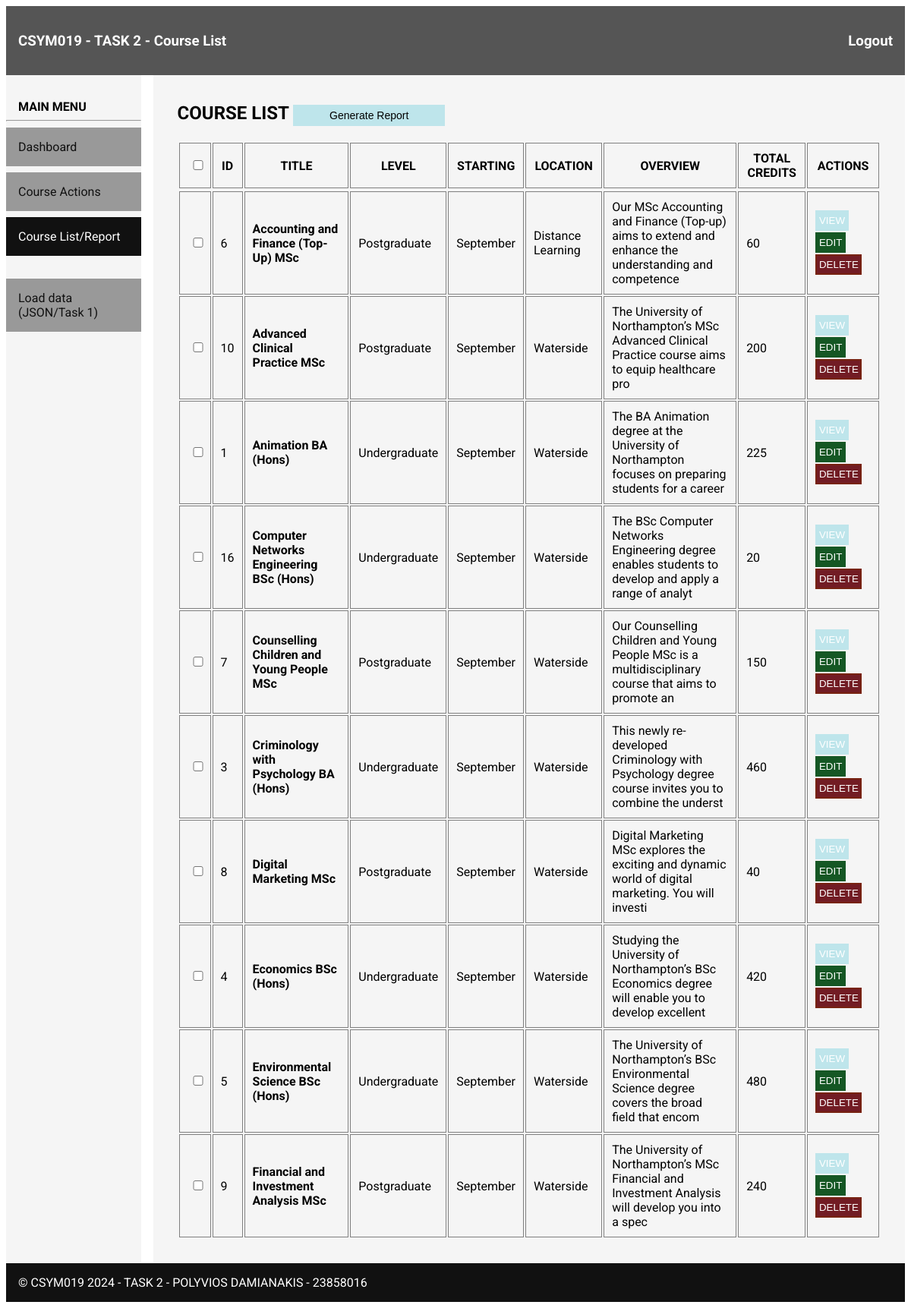
/list/index.php (signed in), run on the app's committed database.
### tables this page shows
CREATE TABLE `lessons` (
  `id` int NOT NULL AUTO_INCREMENT,
  `title` varchar(150) DEFAULT NULL,
  `overview` varchar(4000) DEFAULT NULL,
  `level` int DEFAULT NULL,
  `starting` int DEFAULT NULL,
  `entryrequirementsforkeys` varchar(500) DEFAULT NULL,
  `location` varchar(45) DEFAULT NULL,
  `courseDetails` varchar(2500) DEFAULT NULL,
  `entryReqsFull` varchar(2500) DEFAULT NULL,
  `feesHeader` varchar(500) DEFAULT NULL,
  `feesFooter` varchar(500) DEFAULT NULL,
  `studentPerks` varchar(2500) DEFAULT NULL,
  `IFY` varchar(2500) DEFAULT NULL,
  PRIMARY KEY (`id`),
  UNIQUE KEY `id_UNIQUE` (`id`)
);

### modules/lib.php (called while the page is built, shortened)
<?php
$LESSON_LESSON_LEVELS = [
    1 => "Undergraduate",
    2 => "Postgraduate"
];
$LESSON_STARTING = [
    1 => "January",
    2 => "February",
    3 => "March",
    4 => "April",
    5 => "May",
    6 => "June",
    7 => "July",
    8 => "August",
    9 => "September",
    10 => "October",
    11 => "November",
    12 => "December"
];

### list/index.php (the view, shortened to what this page needs)
<?php
    $URLPREFIX = "../";
    $PAGE = "list";
    require_once($URLPREFIX.'modules/lib.php');
?>
<!DOCTYPE html>
<html>
<head>
    <link rel="stylesheet" href="<?= $URLPREFIX ?>task2.css">
</head>
<body>
    <header>
        <h3>CSYM019 - TASK 2 - Course List <span class="logoutLink roboto-bold"> <a href="<?= $URLPREFIX."scripts/logout.php" ?>"> Logout </a></span></h3>
    </header>
    <nav>
        <div class="navHeader roboto-bold">MAIN MENU</div>
        <hr>
        <?php require_once($URLPREFIX."modules/menu.php"); ?>
    </nav>
    <main id="main">
        <?php
        if(!empty($_GET['action']) && $_GET['action'] == 'report') {
            echo '<h2>REPORT RESULTS <button class="button button-sm button-edit"> <a href="../list/">Επιστροφή στη λίστα</a> </button>  </h2>';
        } else {
            echo '<h2>COURSE LIST  <button class="button button-sm button-info" onclick="createReport()"> Generate Report </button>  </h2>';
        }
        ?>
        <table>
            <tr>
                <?php if(empty($_GET['action']) || $_GET['action'] != 'report') {
                    ?>
                    <th> <input type="checkbox" id="allcheckboxes" class="course-checkbox" /> </th>
                <?php } ?>
                <th>ID</th>
                <th>TITLE</th>
                <th>LEVEL</th>
                <th>STARTING</th>
                <th>LOCATION</th>
                <th>OVERVIEW</th>
                <th>TOTAL CREDITS</th>
                <th>ACTIONS</th>
            <tr>
            <?php
                try {
                    if(!empty($_GET['action']) && $_GET['action'] == 'report') {
                        $stmt = $MYSQL_CONNECTION->prepare("SELECT * FROM lessons WHERE id IN(".$_GET['ids'].") ORDER BY title asc");
                    } else {
                        $stmt = $MYSQL_CONNECTION->prepare("SELECT * FROM lessons ORDER BY title asc");
                    }
                    $stmt->execute();
                    while ($row = $stmt->fetch(PDO::FETCH_ASSOC)) {
                        $credits = "0";
                        $stmt2 =  $MYSQL_CONNECTION->prepare("SELECT SUM(credits) AS total_credits FROM subjects where lessonid = :id");
                        $stmt2->bindParam(':id', $row['id']);
                        $stmt2->execute();
                        $row2 = $stmt2->fetch(PDO::FETCH_ASSOC);
                        if ($row2) {
                            $credits = $row2['total_credits'];
                        }
                        echo "<tr>";
                            if(empty($_GET['action']) || $_GET['action'] != 'report')
                                echo '<td> <input type="checkbox" id="checkbox-'.$row['id'].'" class="course-checkbox"/> </td>';
                            echo "<td>".$row['id']."</td>";
                            echo "<td class='roboto-bold'>".$row['title']."</td>";
                            echo "<td>".$LESSON_LESSON_LEVELS[$row['level']]."</td>";
                            echo "<td>".$LESSON_STARTING[$row['starting']]."</td>";
                            echo "<td>".$row['location']."</td>";
                            echo "<td><div title='".$row['overview']."'>".substr($row['overview'], 0, 100)."</div></td>";
                            echo "<td> ".$credits." </td>";
                            echo "<td>";
                                echo '<button class="buttonTable button-info"> <a href="../course/?action=view&id='.$row['id'].'" target="_blank"> VIEW </a> </button>';
                                echo '<button class="buttonTable button-edit"> <a href="../course/?action=edit&id='.$row['id'].'" target="_blank">EDIT </a></button>';
                                ?>
                                <button class="buttonTable button-danger" id="course-<?= $row['id'] ?>"><a href="../course?action=delete&id=<?= $row['id'] ?>" onclick="return confirm('Είστε σίγουροι για την μόνιμη διαγραφή του Course και όλων των δεδομένων τους?')" >DELETE</a></button>
                            <?php echo "</td>";
                        echo "</tr>";
                    }
                } catch(PDOException $e) {
                    echo "Error: " . $e->getMessage();
                }
            ?>
        </table>
    </main>
    <footer><?php require_once($URLPREFIX."modules/footer.php"); ?></footer>
</body>
</html>

### modules/menu.php
<div id="menu">
    <div><a class="menuitem <?php if($PAGE == "dashboard") echo "activemenuitem"; ?>" href="<?= $URLPREFIX ?>">Dashboard</a></div>
    <div><a class="menuitem <?php if($PAGE == "course") echo "activemenuitem"; ?>" href="<?= $URLPREFIX."course?action=insert" ?>">Course Actions</a></div>
    <div><a class="menuitem <?php if($PAGE == "list") echo "activemenuitem"; ?>" href="<?= $URLPREFIX."list" ?>">Course List/Report</a></div>
    <div class="mt-30"><a class="menuitem <?php if($PAGE == "load") echo "activemenuitem"; ?>" href="<?= $URLPREFIX."load" ?>" onclick="return confirm('Αυτή η ενέργεια θα φορτώσει δεδομένα απο το Task 1 (JSON).\n\nΕίστε σίγουροι πως θέλετε να προχωρήσετε?')">Load data (JSON/Task 1)</a></div>
</div>

### modules/footer.php
&copy; CSYM019 2024 - TASK 2 - POLYVIOS DAMIANAKIS - 23858016

### task2.css (style rules this page uses)
.roboto-bold { font-family: "Roboto", sans-serif; font-weight: 700; font-style: normal; }
body { font-family: "Roboto", sans-serif; font-weight: 400; font-style: normal; display: grid; grid-template-columns: 15% 85%; grid-template-rows: auto; grid-template-areas: "header header" "nav main" "footer footer"; }
header { background-color: #555; color: white; padding: 1em; grid-area: header; }
main { background-color: whitesmoke; color: black; margin-left: 1em; padding: 2em 2em; padding-top: 1em; grid-area: main; }
footer { padding: 1em; background-color: #111; color: white; grid-area: footer; }
nav { background-color: whitesmoke; color: black; grid-area: nav; padding-top: 2em; padding-bottom: 2em; }
.navHeader { padding-left: 1em; }
.logoutLink { float: right; }
.logoutLink a { color: #fff; text-decoration: none; }
.button { padding: 1em 1em; text-decoration: none; background-color: whitesmoke; border: 2px solid #555; color: #555; width: 200px; cursor: pointer; }
.buttonTable { padding: 0.3em 0.2em; text-decoration: none; background-color: whitesmoke; border: 2px solid #555; color: #555; margin-right: 3px; cursor: pointer; margin-bottom: 2px; }
.buttonTable a { color: #fff; text-decoration: none; }
.button-danger { background-color: #721c24; border: 2px solid #721; color: #fff; cursor: pointer; }
.button-info { background-color: #bee5eb; border: 2px solid #bee5eb; color: #000; cursor: pointer; }
.button-edit { background-color: #155724; border: 2px solid #155724; color: #fff; cursor: pointer; }
.button-sm { font-size: 14px; padding:4px; cursor: pointer; }
input, textarea, select { padding: 0.5em; border: 2px solid #ccc; border-radius: 4px; width: calc(100% - 2em); margin-bottom: 1em; }
input[type="checkbox"] { width: 100%; margin-bottom: 0; padding: 0; }
.menuitem { text-decoration: none; list-style: none; padding: 1em; background-color: #999; color: #111; margin-bottom: 0.5em; width: calc(100% - 2em); display: block; }
.activemenuitem { background-color: #111 !important; color: #fff !important; }
table { width: 100%; }
th { border: 1px solid grey; padding: 10px; }
td { border: 1px solid grey; padding: 10px; }
.mt-30 { margin-top: 30px; }

### data on the page
lessons: id "6", title "Accounting and Finance (Top-Up) MSc", level "Postgraduate", starting "September", location "Distance Learning", overview "Our MSc Accounting and Finance (Top-up) aims to extend and enhance the understanding and competence", credits "60"
lessons: id "10", title "Advanced Clinical Practice MSc", level "Postgraduate", starting "September", location "Waterside", overview "The University of Northampton’s MSc Advanced Clinical Practice course aims to equip healthcare pro", credits "200"
lessons: id "1", title "Animation BA (Hons)", level "Undergraduate", starting "September", location "Waterside", overview "The BA Animation degree at the University of Northampton focuses on preparing students for a career", credits "225"
lessons: id "16", title "Computer Networks Engineering BSc (Hons)", level "Undergraduate", starting "September", location "Waterside", overview "The BSc Computer Networks Engineering degree enables students to develop and apply a range of analyt", credits "20"
lessons: id "7", title "Counselling Children and Young People MSc", level "Postgraduate", starting "September", location "Waterside", overview "Our Counselling Children and Young People MSc is a multidisciplinary course that aims to promote an", credits "150"
lessons: id "3", title "Criminology with Psychology BA (Hons)", level "Undergraduate", starting "September", location "Waterside", overview "This newly re-developed Criminology with Psychology degree course invites you to combine the underst", credits "460"
lessons: id "8", title "Digital Marketing MSc", level "Postgraduate", starting "September", location "Waterside", overview "Digital Marketing MSc explores the exciting and dynamic world of digital marketing. You will investi", credits "40"
lessons: id "4", title "Economics BSc (Hons)", level "Undergraduate", starting "September", location "Waterside", overview "Studying the University of Northampton’s BSc Economics degree will enable you to develop excellent", credits "420"
lessons: id "5", title "Environmental Science BSc (Hons)", level "Undergraduate", starting "September", location "Waterside", overview "The University of Northampton’s BSc Environmental Science degree covers the broad field that encom", credits "480"
lessons: id "9", title "Financial and Investment Analysis MSc", level "Postgraduate", starting "September", location "Waterside", overview "The University of Northampton’s MSc Financial and Investment Analysis will develop you into a spec", credits "240"
